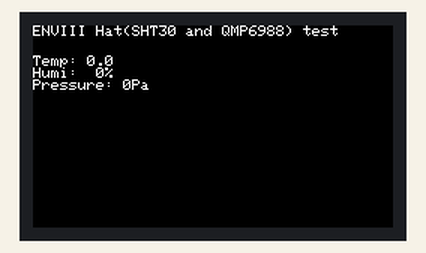
This sketch was run on a simulated ESP32. On the bench: 240×135 colour display. Nothing arrives over Bluetooth unless stated; a phone connects over Bluetooth LE 3 s after start; not simulated (calls return 0 or success): M5_ENV.h.

Above: at 0.2 s.

The sketch:

sketch_temp_send.ino
```cpp
#include <M5StickCPlus.h>
#include "M5_ENV.h"
#include <BLEDevice.h>
#include <BLEServer.h>
#include <BLEUtils.h>

BLEServer *pServer = NULL;
BLECharacteristic *pCharacteristic;

// Define your Service and Characteristic UUIDs
#define SERVICE_UUID        "e9c03cba-8d77-11ee-b9d1-0242ac120002"
#define CHARACTERISTIC_UUID "e9c03fee-8d77-11ee-b9d1-0242ac120002"

SHT3X sht30;
QMP6988 qmp6988;

float tmp      = 0.0;
float hum      = 0.0;
float pressure = 0.0;

void setup() {
    M5.begin();             // Init M5StickCPlus.
    M5.Lcd.setRotation(3);  // Rotate the screen.
    Wire.begin(0, 26);

    qmp6988.init();
    sht30.init();
    M5.lcd.println(F("ENVIII Hat(SHT30 and QMP6988) test"));

    // Initialize BLE
    BLEDevice::init("ENVIII_BLE");
    pServer = BLEDevice::createServer();
    BLEService *pService = pServer->createService(SERVICE_UUID);
    pCharacteristic = pService->createCharacteristic(
        CHARACTERISTIC_UUID,
        BLECharacteristic::PROPERTY_READ |
        BLECharacteristic::PROPERTY_NOTIFY
    );

    pService->start();
    BLEAdvertising *pAdvertising = BLEDevice::getAdvertising();
    pAdvertising->addServiceUUID(SERVICE_UUID);
    pAdvertising->start();
}

void loop() {
    pressure = qmp6988.calcPressure();
    if (sht30.get() == 0) {
        tmp = sht30.cTemp;
        hum = sht30.humidity;
    } else {
        tmp = 0, hum = 0;
    }

    // Update BLE characteristic with temperature and humidity data
    String data = String(tmp) + "," + String(hum);
    pCharacteristic->setValue(data.c_str());
    pCharacteristic->notify();

    // Display data on the local screen
    M5.lcd.fillRect(0, 20, 100, 60, BLACK);
    M5.lcd.setCursor(0, 20);
    M5.Lcd.printf("Temp: %2.1f  \r\nHumi: %2.0f%%  \r\nPressure:%2.0fPa\r\n",
                  tmp, hum, pressure);

    delay(2000);
}
```
